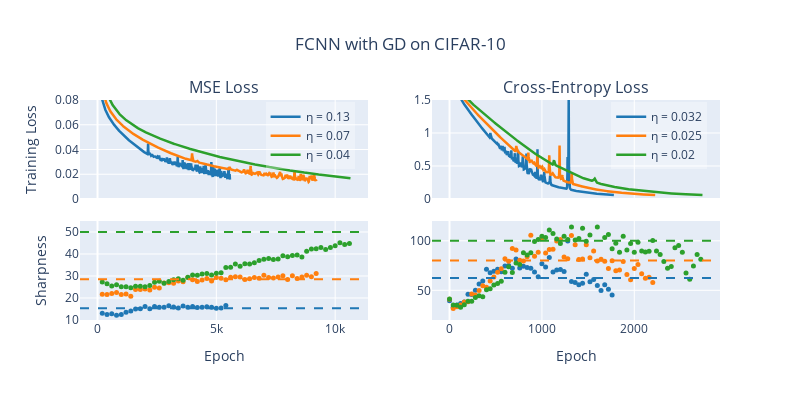

This figure's notebook cell:
### Code cell
model_ids_mse = [1, 4, 7]
model_ids_ce = [9, 10, 11]
functions.plot_sgd_fcnn_data(md, out, model_ids_mse, model_ids_ce, save = False)

### Figure 1 — Plotly figure (JSON) as saved in the notebook; plotly's stock layout.template omitted (floating-point values rounded to 4 significant figures; data arrays with more than 128 entries replaced by an {"elided": "..."} marker saying what was removed)
{"data": [{"legend": "legend", "line": {"width": 2.5}, "marker": {"color": "#1F77B4"}, "name": "η = 0.13", "showlegend": true, "type": "scatter", "x": {"elided": "10645 int values"}, "xaxis": "x", "y": {"elided": "20000 float values"}, "yaxis": "y"}, {"marker": {"color": "#1F77B4", "size": 5}, "mode": "markers", "name": "Sharpness of H", "showlegend": false, "type": "scatter", "x": {"elided": "10645 int values"}, "xaxis": "x3", "y": {"elided": "20000 float values"}, "yaxis": "y3"}, {"legend": "legend", "line": {"width": 2.5}, "marker": {"color": "#FF7F0E"}, "name": "η = 0.07", "showlegend": true, "type": "scatter", "x": {"elided": "10645 int values"}, "xaxis": "x", "y": {"elided": "20000 float values"}, "yaxis": "y"}, {"marker": {"color": "#FF7F0E", "size": 5}, "mode": "markers", "name": "Sharpness of H", "showlegend": false, "type": "scatter", "x": {"elided": "10645 int values"}, "xaxis": "x3", "y": {"elided": "20000 float values"}, "yaxis": "y3"}, {"legend": "legend", "line": {"width": 2.5}, "marker": {"color": "#2CA02C"}, "name": "η = 0.04", "showlegend": true, "type": "scatter", "x": {"elided": "10645 int values"}, "xaxis": "x", "y": {"elided": "20000 float values"}, "yaxis": "y"}, {"marker": {"color": "#2CA02C", "size": 5}, "mode": "markers", "name": "Sharpness of H", "showlegend": false, "type": "scatter", "x": {"elided": "10645 int values"}, "xaxis": "x3", "y": {"elided": "20000 float values"}, "yaxis": "y3"}, {"legend": "legend2", "line": {"width": 2.5}, "marker": {"color": "#1F77B4"}, "name": "η = 0.032", "showlegend": true, "type": "scatter", "x": {"elided": "2739 int values"}, "xaxis": "x2", "y": {"elided": "4000 float values"}, "yaxis": "y2"}, {"marker": {"color": "#1F77B4", "size": 5}, "mode": "markers", "name": "Sharpness of H", "showlegend": false, "type": "scatter", "x": {"elided": "2739 int values"}, "xaxis": "x4", "y": {"elided": "4000 float values"}, "yaxis": "y4"}, {"legend": "legend2", "line": {"width": 2.5}, "marker": {"color": "#FF7F0E"}, "name": "η = 0.025", "showlegend": true, "type": "scatter", "x": {"elided": "2739 int values"}, "xaxis": "x2", "y": {"elided": "4000 float values"}, "yaxis": "y2"}, {"marker": {"color": "#FF7F0E", "size": 5}, "mode": "markers", "name": "Sharpness of H", "showlegend": false, "type": "scatter", "x": {"elided": "2739 int values"}, "xaxis": "x4", "y": {"elided": "4000 float values"}, "yaxis": "y4"}, {"legend": "legend2", "line": {"width": 2.5}, "marker": {"color": "#2CA02C"}, "name": "η = 0.02", "showlegend": true, "type": "scatter", "x": {"elided": "2739 int values"}, "xaxis": "x2", "y": {"elided": "4000 float values"}, "yaxis": "y2"}, {"marker": {"color": "#2CA02C", "size": 5}, "mode": "markers", "name": "Sharpness of H", "showlegend": false, "type": "scatter", "x": {"elided": "2739 int values"}, "xaxis": "x4", "y": {"elided": "4000 float values"}, "yaxis": "y4"}], "layout": {"annotations": [{"font": {"size": 16}, "showarrow": false, "text": "MSE Loss", "x": 0.225, "xanchor": "center", "xref": "paper", "y": 1, "yanchor": "bottom", "yref": "paper"}, {"font": {"size": 16}, "showarrow": false, "text": "Cross-Entropy Loss", "x": 0.775, "xanchor": "center", "xref": "paper", "y": 1, "yanchor": "bottom", "yref": "paper"}], "height": 400, "legend": {"bgcolor": "rgba(255, 255, 255, 0.3)", "x": 0.29, "y": 0.99}, "legend2": {"bgcolor": "rgba(255, 255, 255, 0.3)", "x": 0.83, "y": 0.99}, "shapes": [{"line": {"color": "#1F77B4", "dash": "dash"}, "type": "line", "x0": 0, "x1": 1, "xref": "x3 domain", "y0": 15.38, "y1": 15.38, "yref": "y3"}, {"line": {"color": "#FF7F0E", "dash": "dash"}, "type": "line", "x0": 0, "x1": 1, "xref": "x3 domain", "y0": 28.57, "y1": 28.57, "yref": "y3"}, {"line": {"color": "#2CA02C", "dash": "dash"}, "type": "line", "x0": 0, "x1": 1, "xref": "x3 domain", "y0": 50, "y1": 50, "yref": "y3"}, {"line": {"color": "#1F77B4", "dash": "dash"}, "type": "line", "x0": 0, "x1": 1, "xref": "x4 domain", "y0": 62.5, "y1": 62.5, "yref": "y4"}, {"line": {"color": "#FF7F0E", "dash": "dash"}, "type": "line", "x0": 0, "x1": 1, "xref": "x4 domain", "y0": 80, "y1": 80, "yref": "y4"}, {"line": {"color": "#2CA02C", "dash": "dash"}, "type": "line", "x0": 0, "x1": 1, "xref": "x4 domain", "y0": 100, "y1": 100, "yref": "y4"}], "title": {"text": "FCNN with GD on CIFAR-10", "x": 0.5}, "width": 800, "xaxis": {"anchor": "y", "domain": [0, 0.45], "matches": "x3", "showticklabels": false, "title": {"text": ""}}, "xaxis2": {"anchor": "y2", "domain": [0.55, 1], "matches": "x4", "showticklabels": false, "title": {"text": ""}}, "xaxis3": {"anchor": "y3", "domain": [0, 0.45], "title": {"text": "Epoch"}}, "xaxis4": {"anchor": "y4", "domain": [0.55, 1], "title": {"text": "Epoch"}}, "yaxis": {"anchor": "x", "domain": [0.55, 1], "range": [0, 0.08], "title": {"text": "Training Loss"}}, "yaxis2": {"anchor": "x2", "domain": [0.55, 1], "range": [0, 1.5], "title": {"text": ""}}, "yaxis3": {"anchor": "x3", "domain": [0, 0.45], "range": [10, 55.0], "title": {"text": "Sharpness"}}, "yaxis4": {"anchor": "x4", "domain": [0, 0.45], "range": [20, 120], "title": {"text": ""}}}}
